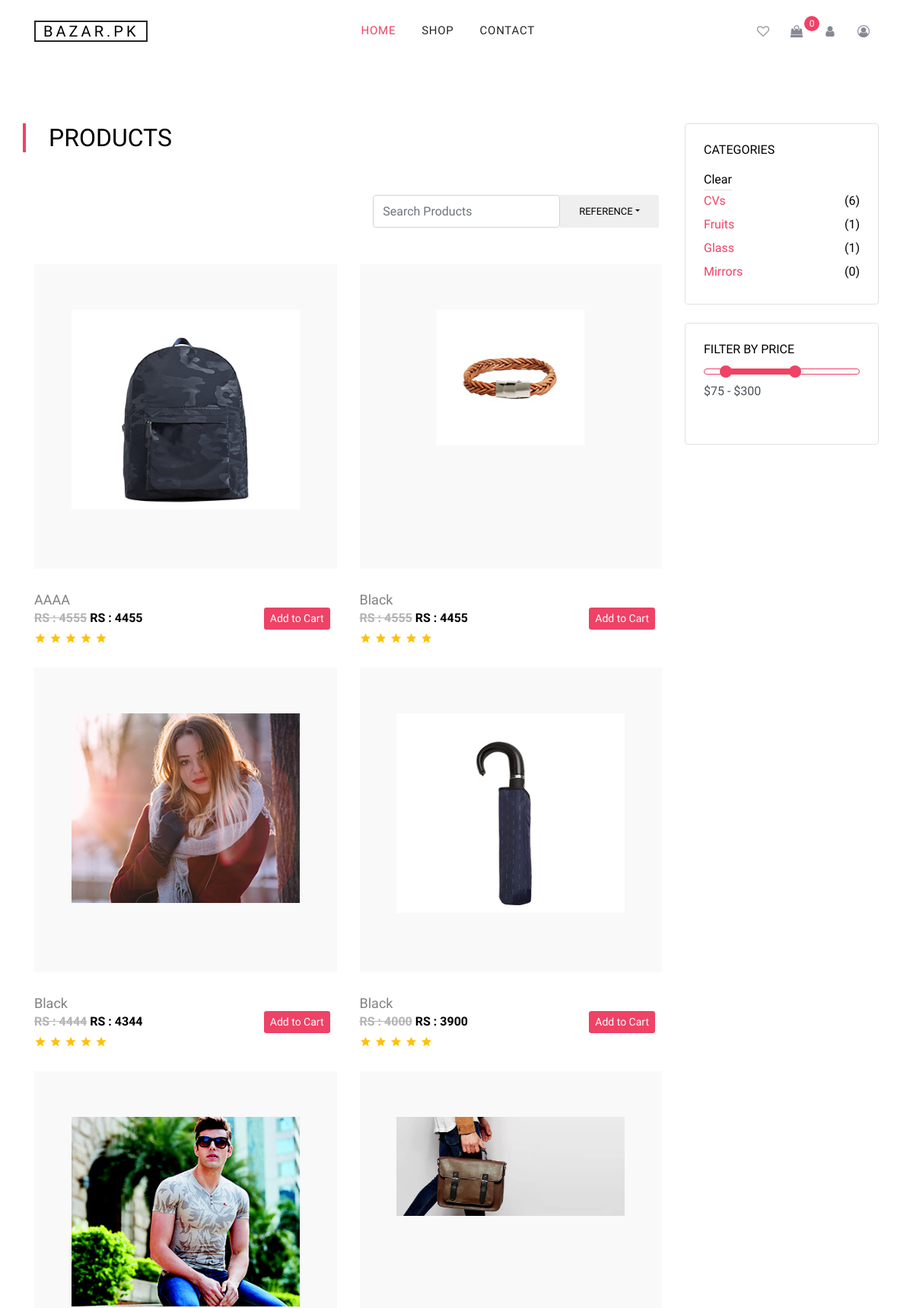
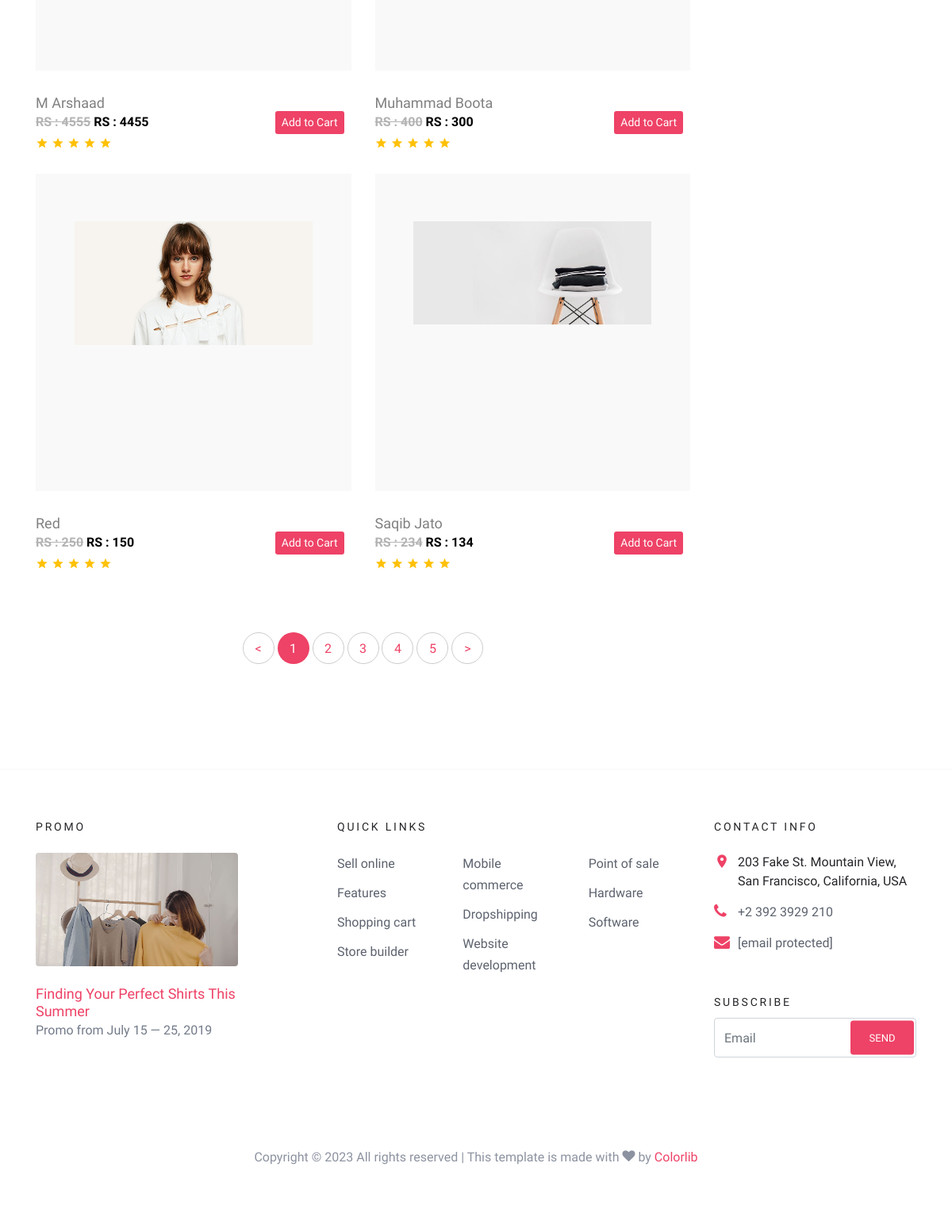
The page /shop.php on the database its author committed (2 pictures, top to bottom).
### tables this page shows
CREATE TABLE `product` (
  `pId` int(11) NOT NULL,
  `Name` varchar(25) DEFAULT NULL,
  `shortDesc` varchar(100) DEFAULT NULL,
  `longDesc` varchar(1000) DEFAULT NULL,
  `imgUrl` varchar(250) DEFAULT NULL,
  `Price` int(11) DEFAULT NULL,
  `catId` int(11) DEFAULT NULL,
  `colorId` int(11) DEFAULT NULL,
  `Status` bit(1) DEFAULT NULL,
  `featuredProduct` bit(1) DEFAULT NULL
);

CREATE TABLE `category` (
  `catId` int(11) NOT NULL,
  `Name` varchar(25) DEFAULT NULL,
  `description` varchar(25) DEFAULT NULL,
  `imgUrl` varchar(500) DEFAULT NULL
);

### shop.php (the view, shortened to what this page needs)
<?php include "hheader.php";?>
<div class="site-section">
        <div class="container">
        <div class="row mb-5">
          <div class="col-md-9 order-1">
            <div class="row align">
              <div class="title-section mb-5">
                  <h2 class="text-uppercase">Products</h2>
              </div>
              <div class="col-md-12 mb-5">
                <div class="d-flex">
                  <div class="dropdown mr-1 ml-md-auto btn-group">
                    <form action="">
                      <?php
                        $search = $_GET["search"] ?? "";
                      ?>
                      <input type="text" class="form-control" name="search" onblur="this.form.submit()" value="<?php if($search){echo $_GET['search'];}?>" placeholder="Search Products">
                    </form>
                    <button type="button" class="btn btn-white btn-sm dropdown-toggle px-4" id="dropdownMenuReference"
                      data-toggle="dropdown">Reference</button>
                  </div>
                </div>
              </div>
            </div>
            <div class="row mb-5">
      <?php
          $query = "SELECT * from Product";
          $sorting = isset($_GET['filter']) ? $_GET['filter'] : 0;
          $result = mysqli_query($con,$query);
          if ($result) {
            $products = mysqli_fetch_all($result, MYSQLI_ASSOC);
            if ($sorting == 0) {
              usort($products, function ($a, $b) {
                return strcmp($a['Name'], $b['Name']);
              });
            } else {
              usort($products, function ($a, $b) {
                return strcmp($b['Name'], $a['Name']);
              });
            }
            foreach ($products as $row) {
              ?>
                <div class="col-lg-6 col-md-6 item-entry mb-4">
                  <a href="productdetail.php?pId=<?php echo $row["pId"] ?>" class="product-item md-height bg-gray d-block">
                    <img src="<?php echo $row["imgUrl"]!="" ? "Photos/Products/$row[imgUrl]":"img/No_Image.jpg"?>"  alt="Image" class="img-fluid">
                  </a>
                  <h2 class="item-title"><a href="#"><?PHP echo $row["Name"] ?></a></h2>
                  <div class="container">
                      <div class="row d-flex justify-content-between">
                        <div class="col-9">
                          <strong class="item-price"><del>RS : <?PHP echo $row["Price"] ?></del> RS : <?PHP echo $row["Price"]-100 ?></strong>
                          <div class="star-rating">
                            <span class="icon-star2 text-warning"></span>
                            <span class="icon-star2 text-warning"></span>
                            <span class="icon-star2 text-warning"></span>
                            <span class="icon-star2 text-warning"></span>
                            <span class="icon-star2 text-warning"></span>
                          </div>
                        </div>
                        <div class="col-2 mr-4">
                            <div class="row">
                              <a href="cartAdd.php?id=<?php echo $row["pId"] ?>" class="btn-sm btn-primary">Add to Cart</a>
                            </div>
                        </div>
                      </div>
                  </div>
                </div>
              <?php
                }
              }
              else {
                echo "Error: " . mysqli_error($con);
              }?>
            </div>
            <div class="row">
              <div class="col-md-12 text-center">
                <div class="site-block-27">
                  <ul>
                    <li><a href="#">&lt;</a></li>
                    <li class="active"><span>1</span></li>
                    <li><a href="#">2</a></li>
                    <li><a href="#">3</a></li>
                    <li><a href="#">4</a></li>
                    <li><a href="#">5</a></li>
                    <li><a href="#">&gt;</a></li>
                  </ul>
                </div>
              </div>
            </div>
          </div>
          <div class="col-md-3 order-2 mb-5 mb-md-0">
            <div class="border p-4 rounded mb-4">
              <h3 class="mb-3 h6 text-uppercase text-black d-block">Categories</h3>
              <ul class="list-unstyled mb-0">
                <a href="shop.php?id=0" class="d-flex">
                    <b class="text-black border-bottom" style="font-weight: bolder;">Clear</b>
                  </a>
                <?Php
                    $query = "SELECT c.catId, c.Name, c.description, c.imgUrl, (SELECT COUNT(*)  FROM product p WHERE p.catId = c.catId) AS total_products FROM category c;";
                    $result = mysqli_query($con,$query);
                    if($result){
                      while ($row = mysqli_fetch_assoc($result)) {
                ?>
                <li class="mb-1">
                  <a href="shop.php?id=<?php echo $row["catId"]?>" class="d-flex">
                    <span><?php echo $row["Name"]?></span>
                    <span class="text-black ml-auto">(<?php echo $row["total_products"]?>)</span>
                  </a>
                </li>
                <?php
                      }
                    }
                    else {
                      echo "Error: " . mysqli_error($con);
                    }
                ?>
              </ul>
            </div>
            <div class="border p-4 rounded mb-4">
              <div class="mb-4">
                <h3 class="mb-3 h6 text-uppercase text-black d-block">Filter by Price</h3>
                <div id="slider-range" class="border-primary"></div>
                <input type="text" name="text" id="amount" class="form-control border-0 pl-0 bg-white" disabled="" />
              </div>
            </div>
          </div>
        </div>
      </div>
    </div>
<?php
include "hfooter.php";
?>

### front/css/style.css (style rules this page uses)
body { line-height: 1.7; color: #8c92a0; font-weight: 300; font-size: 16px; }
a { -webkit-transition: .3s all ease; -o-transition: .3s all ease; transition: .3s all ease; }
.text-black { color: #000; }
.btn { height: 43px; -webkit-transition: .3s all ease-in-out; -o-transition: .3s all ease-in-out; transition: .3s all ease-in-out; text-transform: uppercase; font-size: 13px; }
.form-control { height: 43px; }
.site-section { padding: 2.5em 0; }
@media (min-width: 768px) { .site-section { padding: 5em 0; } }
.site-block-27 ul, .site-block-27 ul li { padding: 0; margin: 0; }
.site-block-27 ul li { display: inline-block; margin-bottom: 4px; }
.site-block-27 ul li a, .site-block-27 ul li span { text-align: center; display: inline-block; width: 40px; height: 40px; line-height: 40px; border-radius: 50%; border: 1px solid #ccc; }
.site-block-27 ul li.active a, .site-block-27 ul li.active span { background: #ee4266; color: #fff; border: 1px solid transparent; }
#slider-range { height: 8px; }
.title-section h2 { padding-left: 30px; border-left: 4px solid #ee4266; display: inline-block; color: #000; }
.product-item { overflow: hidden; height: 100%; position: relative; }
.product-item.bg-gray { background: #f9f9f9; }
.product-item.md-height { height: 400px; padding: 40px; }
.product-item img { left: 50%; top: 15%; -webkit-transform: translateX(-50%); -ms-transform: translateX(-50%); transform: translateX(-50%); -o-object-fit: cover; object-fit: cover; max-width: 300px; position: absolute; }
.item-entry .product-item { margin-bottom: 30px; }
.item-entry .item-title { font-size: 18px; font-weight: normal; margin-bottom: 0; }
.item-entry .item-title a { color: gray; }
.item-entry .item-price { color: #000; font-weight: bold; }
.item-entry .item-price del { color: #b3b3b3; }

### rows shown on the page
product: imgUrl (picture), Name "AAAA", Price "4555", $row['Price']-100 "4455"
product: imgUrl (picture), Name "Black", Price "4555", $row['Price']-100 "4455"
product: imgUrl (picture), Name "Black", Price "4444", $row['Price']-100 "4344"
product: imgUrl (picture), Name "Black", Price "4000", $row['Price']-100 "3900"
product: imgUrl (picture), Name "M Arshaad", Price "4555", $row['Price']-100 "4455"
product: imgUrl (picture), Name "Muhammad Boota", Price "400", $row['Price']-100 "300"
product: imgUrl (picture), Name "Red", Price "250", $row['Price']-100 "150"
product: imgUrl (picture), Name "Saqib Jato", Price "234", $row['Price']-100 "134"
category: Name "CVs", total_products "6"
category: Name "Fruits", total_products "1"
category: Name "Glass", total_products "1"
category: Name "Mirrors", total_products "0"

### other values the page prints
$totalCarts "0"
